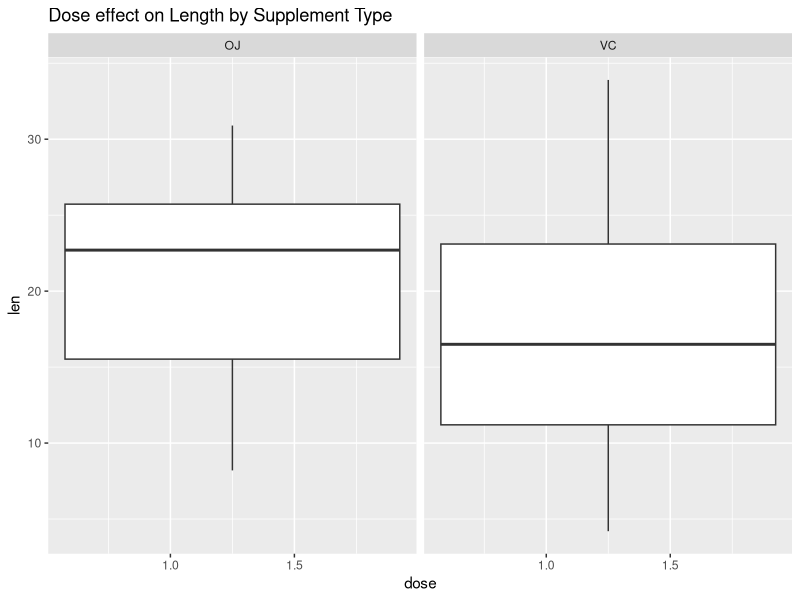
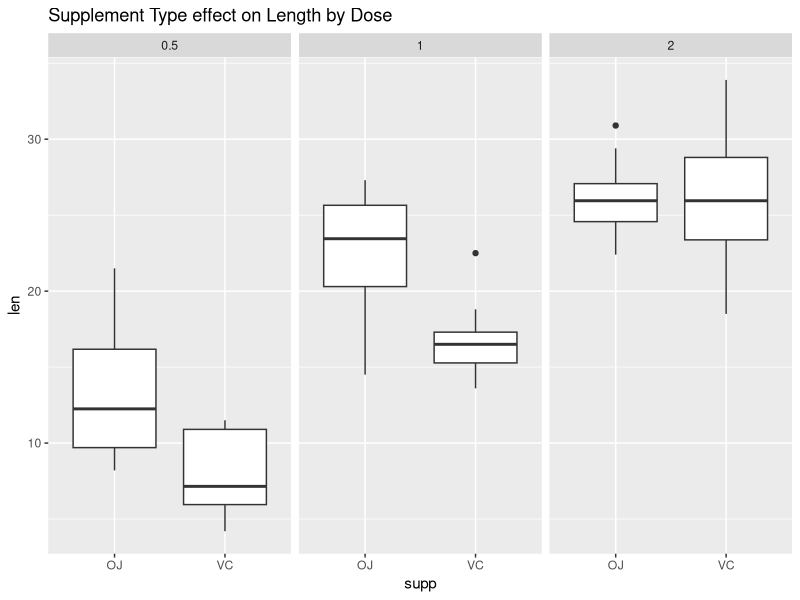

Write the R code that produced these figures, in order.
## ---- chunk 1
library(ggplot2)
## ---- chunk 2
data(ToothGrowth)

str(ToothGrowth)
## ---- chunk 3
ggplot( ToothGrowth, aes(y=len, x=dose) ) + 
    geom_boxplot() + facet_grid( .~supp) +
    ggtitle( "Dose effect on Length by Supplement Type" )
## ---- chunk 4
ggplot( ToothGrowth, aes(y=len, x=supp) ) + 
    geom_boxplot() + facet_grid( .~dose) +
    ggtitle( "Supplement Type effect on Length by Dose" )
## ---- chunk 5
 test <- t.test( len~supp, data=ToothGrowth )
test
## ---- chunk 6
data <- subset( ToothGrowth, dose %in% c(0.5) )
test <- t.test( len~supp, data=data )
## ---- chunk 7
data <- subset( ToothGrowth, dose %in% c(1) )
test <- t.test( len~supp, data=data )
## ---- chunk 8
data <- subset( ToothGrowth, dose %in% c(0.5, 1) )
t.test( len~supp, data=data )
